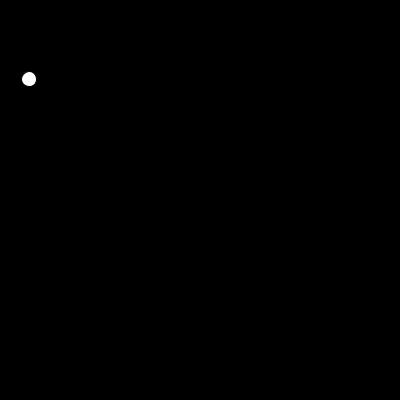
Frame 1 (no input)
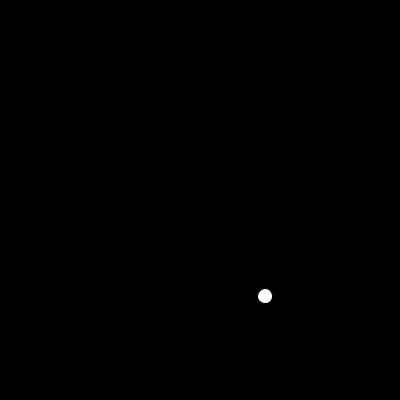
Frame 60 (the mouse pressed at the canvas centre just before this capture)
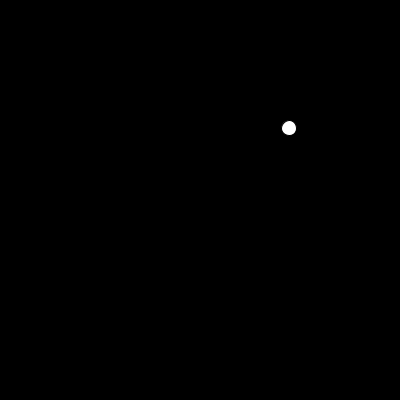
Frame 120 (the mouse held since frame 60 and released just before this capture)

The Processing sketch that drew these frames (run headless with seeded random() and noise(); from frame 60 on, the mouse is pressed at the canvas centre):

// Processing sketch: June_2_2
// ── June_2_2.pde

/*
 Step 2: Creating a class for a bouncing ball
 based on http://www.openprocessing.org/sketch/48960
 */

int XSPEED = 4;
int YSPEED = 7;
int CIRCLESIZE = 15;

// This is the definition of the MovingCircle class.
// Start with the name of the class:
class MovingCircle {

  // any variable declared here will be properties of
  // objects of this type
  float x, y, xSpeed, ySpeed;

  // Now the functions that are part of this class:

  // This special function declaration has the same name
  // as the class (MovingCircle) and it has no return type. This
  // is known as the constructor and it's run every time a new
  // object of this type is created.
  MovingCircle(float xpos, float ypos) {
    x = xpos;
    y = ypos;
    xSpeed = XSPEED;
    ySpeed = YSPEED;
  }

  // Now come the functions (methods) of the class that
  // can be called. These functions describe what the
  // object can do:
  
  // The update() function adds the speed to the position, making
  // our circle move around:
  void update() {
    x += xSpeed;
    y += ySpeed;
  }

  // The checkCollisions() function checks to see if our circle has gone off
  // the edge of the screen, and if so reverses the speed and hence the direction:
  void checkCollisions() {
    float r = CIRCLESIZE/2;
    if ( (x<r) || (x>width-r)) {
      xSpeed = -xSpeed;
    }
    if ( (y<r) || (y>height-r)) {
      ySpeed = -ySpeed;
    }
  }

  // This function finally draws the circle
  void drawCircle() {
    fill(255);
    ellipse(x, y, CIRCLESIZE, CIRCLESIZE);
  }
} // End of the MovingCircle class

// Now that we have defined the class (the cookie cutter) 
// we can put it to use to make objects (the cookies):

// Make an object of type MovingCircle
// The two parameters are its initial position:
MovingCircle myCircle = new MovingCircle(25, 72);

void setup() {
  size(400, 400);
  smooth();
}

void draw() {
  // Always erase the screen first
  background(0);
  // update the position of the circle
  myCircle.update();
  // check for collisions with the walls
  myCircle.checkCollisions();
  // and finally draw the circle
  myCircle.drawCircle();
}
